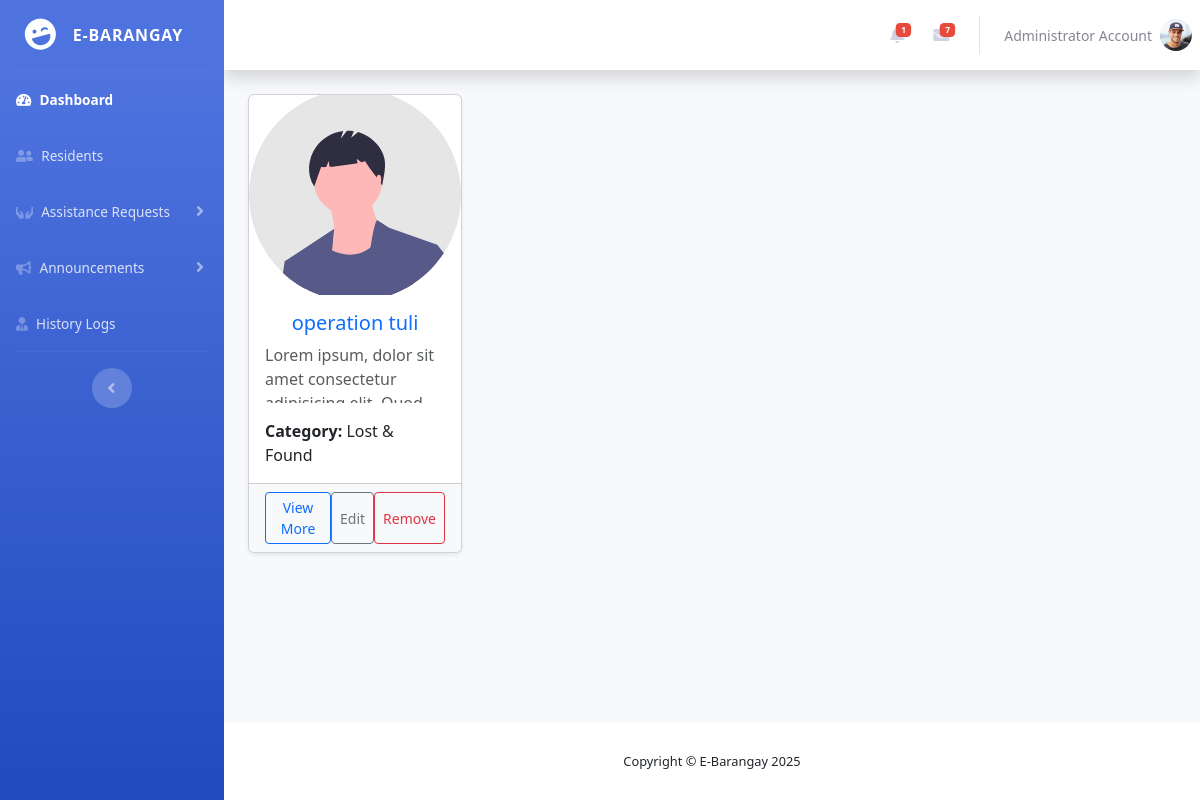
Screenshot of /officials/view_lost_and_found.php (signed in) with the database file from the repository.
### tables this page shows
CREATE TABLE `accounts` (
  `account_id` varchar(200) NOT NULL,
  `profile_pic` varchar(255) NOT NULL,
  `first_name` varchar(50) NOT NULL,
  `last_name` varchar(50) NOT NULL,
  `date_of_birth` date NOT NULL,
  `address` varchar(200) NOT NULL,
  `contact_number` int(20) NOT NULL,
  `email` varchar(100) NOT NULL,
  `password` varchar(255) NOT NULL,
  `user_type` int(30) NOT NULL,
  `verification_token` varchar(255) NOT NULL,
  `verification_status` varchar(100) NOT NULL,
  `date_registered` timestamp NOT NULL DEFAULT current_timestamp()
);

CREATE TABLE `announcements` (
  `id` int(20) NOT NULL,
  `title` varchar(255) NOT NULL,
  `content` text NOT NULL,
  `category` varchar(100) NOT NULL,
  `posted_by` varchar(100) NOT NULL,
  `audience` varchar(50) NOT NULL,
  `status` varchar(50) NOT NULL,
  `created_at` timestamp NOT NULL DEFAULT current_timestamp() ON UPDATE current_timestamp(),
  `updated_at` timestamp NOT NULL DEFAULT current_timestamp(),
  `attachment` varchar(255) NOT NULL
);

### officials/view_lost_and_found.php (the view, shortened to what this page needs)
<?php
    include '../includes/official/official_sidebar.php';
    $announcements_list = $connection->query("SELECT * FROM `announcements` WHERE `category` = 'Lost & Found' ORDER BY `created_at` DESC")->fetchAll(PDO::FETCH_ASSOC);
?>
<div class="container mt-4">
    <?php if (empty($announcements_list)): ?>
        <div class="alert alert-warning text-center" role="alert">
            No data found.
        </div>
    <?php else: ?>
        <div class="row row-cols-1 row-cols-md-2 row-cols-lg-4 g-4">
            <?php foreach ($announcements_list as $announcement): ?>
                <div class="col mb-4">
                    <div class="card h-100 shadow-sm">
                        <img src="../components/img/undraw_profile.svg" class="card-img-top rounded-top" alt="Card Image" style="height: 200px; object-fit: cover;">
                        <div class="card-body">
                            <h5 class="card-title text-primary text-center text-truncate"><?php echo ($announcement['title']); ?></h5>
                            <p class="card-text text-muted" style="max-height: 60px; overflow: hidden; text-overflow: ellipsis;"><?php echo htmlspecialchars($announcement['content']); ?></p>
                            <p class="card-text"><strong>Category:</strong> <?php echo ($announcement['category']); ?></p>
                        </div>
                        <div class="card-footer bg-light">
                            <div class="d-flex justify-content-between">
                                <button class="btn btn-sm btn-outline-primary" data-bs-toggle="modal" data-bs-target="#view_modal_<?php echo $announcement['id']; ?>">View More</button>
                                <button class="btn btn-sm btn-outline-secondary" data-bs-toggle="modal" data-bs-target="#edit_modal_<?php echo $announcement['id']; ?>">Edit</button>
                                <button class="btn btn-sm btn-outline-danger" data-bs-toggle="modal" data-bs-target="#delete_modal_<?php echo $announcement['id']; ?>">Remove</button>
                            </div>
                        </div>
                    </div>
                </div>
            <?php endforeach; ?>
        </div>
    <?php endif; ?>
</div>
<?php include '../includes/footer.php'; ?>

### includes/official/topbar.php (shortened to what this page needs)
<nav class="navbar navbar-expand navbar-light bg-white topbar mb-4 static-top shadow">
    <ul class="navbar-nav ml-auto">
        <li class="nav-item dropdown no-arrow mx-1">
            <a class="nav-link dropdown-toggle" href="#" id="alertsDropdown" role="button"
                data-toggle="dropdown" aria-haspopup="true" aria-expanded="false">
                <?php if ($unreadCount > 0): ?>
                    <span class="badge badge-danger badge-counter"><?= $unreadCount ?></span>
                <?php endif; ?>
            </a>
        </li>
        <li class="nav-item dropdown no-arrow mx-1">
            <a class="nav-link dropdown-toggle" href="#" id="messagesDropdown" role="button"
                data-toggle="dropdown" aria-haspopup="true" aria-expanded="false">
                <span class="badge badge-danger badge-counter">7</span>
            </a>
        </li>
        <li class="nav-item dropdown no-arrow">
            <a class="nav-link dropdown-toggle" href="#" id="userDropdown" role="button"
                data-toggle="dropdown" aria-haspopup="true" aria-expanded="false">
                <span class="mr-2 d-none d-lg-inline text-gray-600 small">
                    <?= ($fetch_user['first_name'] . ' ' . $fetch_user['last_name']); ?>
                </span>
                <img class="img-profile rounded-circle"
                    src="../uploads/<?= ($fetch_user['profile_pic']); ?>">
            </a>
        </li>
    </ul>
</nav>
<div class="container-fluid">

### rows the page displays
accounts: first_name "Administrator", last_name "Account", profile_pic (picture)
announcements: title "operation tuli", content "Lorem ipsum, dolor sit amet consectetur…", category "Lost & Found"

### other values shown
$unreadCount "1"
